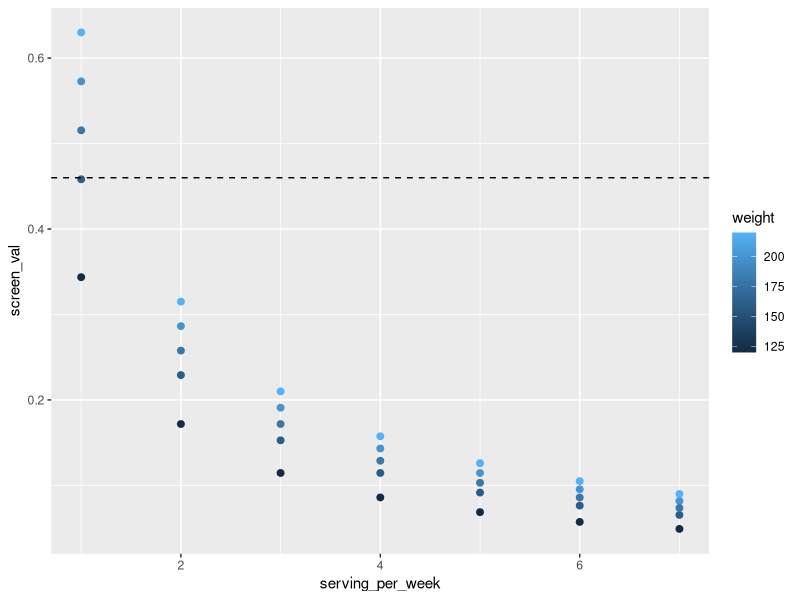
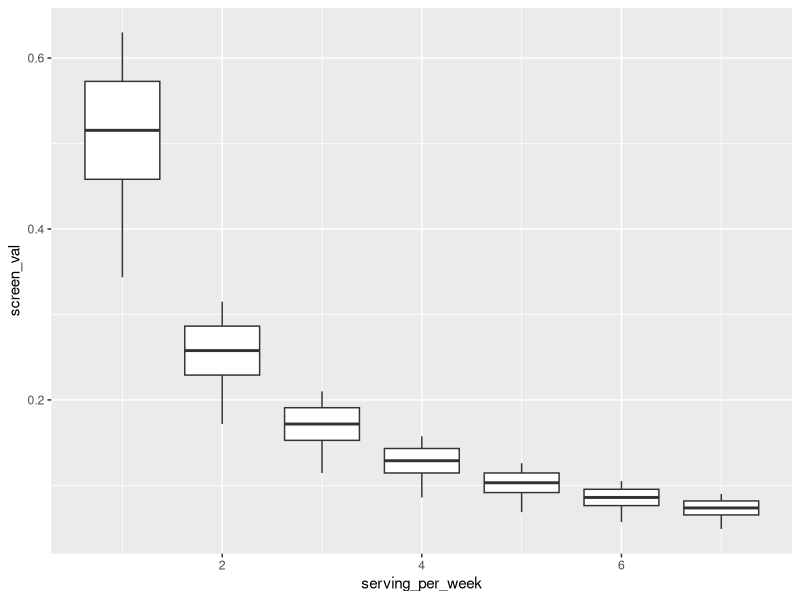
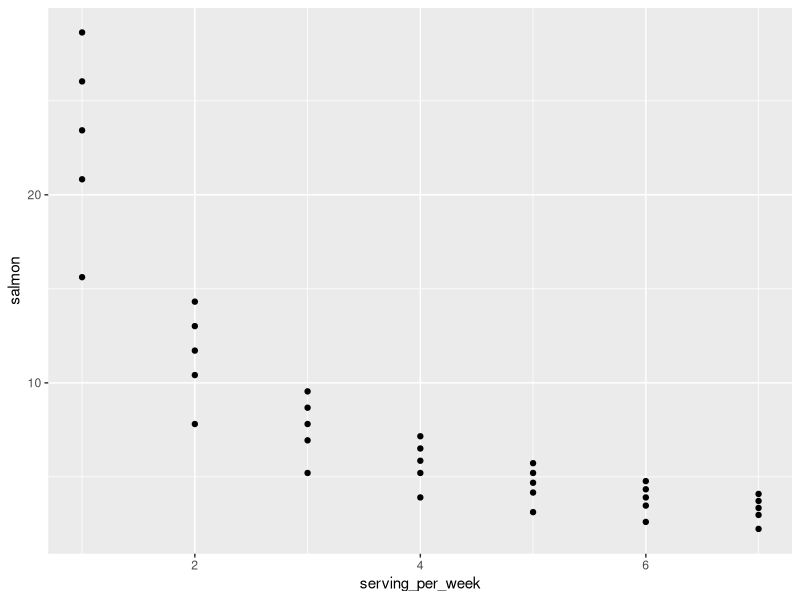

Recreate these plots in R, in order.
# COMPASS workshop April 8 2025 

# Slides: https://docs.google.com/presentation/d/1xsj7_2NHbnBNsA34Jp61f0PypGFSeM7Kl8kJFhDnR54/edit?usp=sharing

# introduction to programming in R 

# Goal 1: Become familiar with Rstudio Env. 

# first step when starting R is to load packages 
# install package if not already there 
install.packages("tidyverse")
# load your package 
library(tidyverse)

# --
# Goal 2: create an object 
# -- 

# define variables 
weight = 150 # lbs 

days_per_week = 2 # days per week eating fish 

# example of using print function 
print(weight)

# example of checking the type of data
typeof(days_per_week)

# --
# Goal 3: do calculations 
# -- 

# use our variables to calculate the mean daily consumption rate (cr)
# FDA reference amounts customarily consumed (RACC) per eating occasion for fish and shellfish without sauce is 110 grams for uncooked fish.
cr = 110*days_per_week/7 # daily consumption rate 

# calculate the safe limit screening value 
# create another variable 
RfD = 0.1 # ug mercurry/kg body weight/day 

safe_limit = RfD*weight*0.45/cr 

# --
# Goal 3: Create a vector
# -- 

# make list 
my_list <- list(100, "rachel", TRUE, 3.4)
# lists can contain mix of different data types 

# make another list - vectors 
weight_vector <- c(100, 175, 200, 220)
servings_per_week <- c(1, 7, 3, 4)
# vectors have the same type of data 

# -- 
# Goal 3: Create a data frame 
# -- 

# data frame 
sv_df <- data.frame(weight_vector, servings_per_week)

# reference your vectors in data frame $ 
sv_df$weight_vector

sv_df <- sv_df %>% # pipe can be made with ctrl+shift+M 
  mutate(screen_val = RfD*weight_vector*0.45/(110*servings_per_week/7)) # mutate function is used to add new column to data frame 

# check data frame 
head(sv_df)

#  use different functions on our data 
mean(sv_df)

# get help with function 
?mean

mean(sv_df$screen_val)


# read in a longer data frame 

sv_df_long <- read.csv("screening_values_per_week.csv")


# explore data frame 
str(sv_df_long) # preview the structure of data frame

# -- 
# Goal 5: Get descriptive statistics 
# --
# summarize the data 
summary(sv_df_long$screen_val)

summary(sv_df_long)

# what if we want to know only for servings 1 per week? 
# or below a specific weight 
sv_df_long %>% 
  filter(serving_per_week==1)

sv_df_long %>% 
  filter(weight < 160)

# --
# Goal 7: plot data frame
# -- 

# plot our data 
ggplot(sv_df_long, aes(x=serving_per_week, y=screen_val, col=weight)) + 
  geom_point(size=2) + 
  geom_hline(aes(yintercept = 0.46), linetype='dashed')  # 0.46 is max to avoid 

ggplot(sv_df_long, aes(x=serving_per_week, y=screen_val, group=serving_per_week)) +
  geom_boxplot()

# take away of plots: no matter how much you weigh, if you eat fish frequently you should avoid mercury levels above 0.1ug/g

# note - we did not have time to talk about Goal 6: Unit conversions, although they were occurring in the calculations. This is something you could try in your own time with the next steps! 

# next steps: look back at figure in slide 5 (https://docs.google.com/presentation/d/1xsj7_2NHbnBNsA34Jp61f0PypGFSeM7Kl8kJFhDnR54/edit?usp=sharing)

# select a fish - given these screening values of mercury in our data frame, how many of the fish/shellfish would each person be able to eat? 
# hint: 1ug=1PPM 

# how many salmon can you eat? 

sv_df_long$salmon = sv_df_long$screen_val/0.022

ggplot(sv_df_long) + geom_point(aes(y=salmon, x=serving_per_week))

